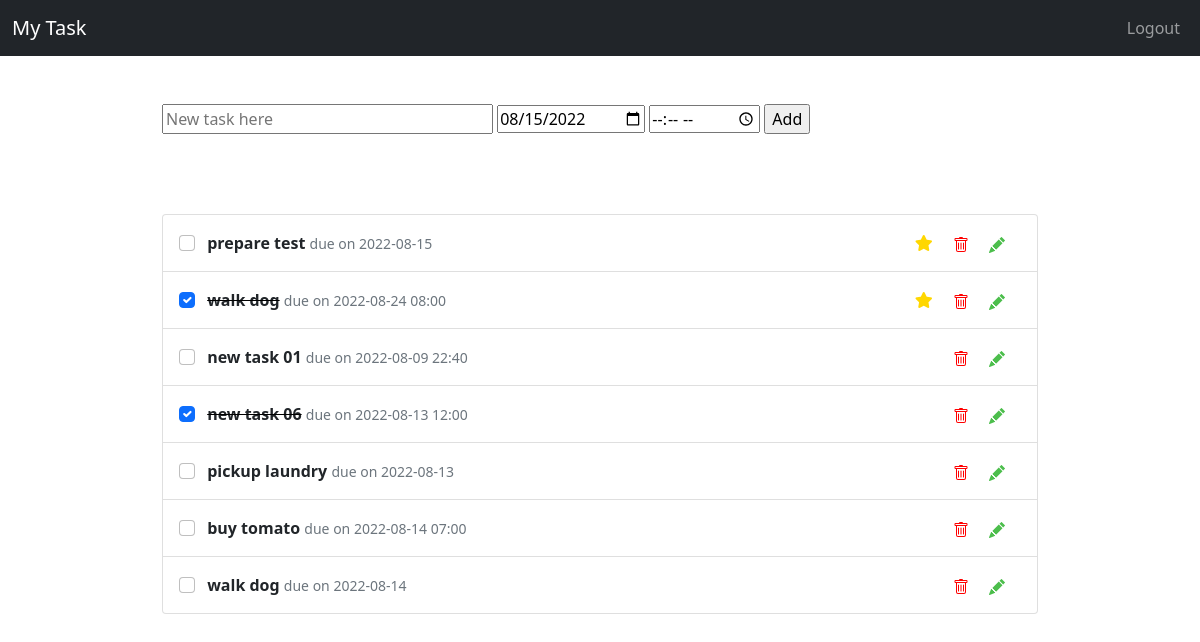
The page / (signed in) on the database its author committed.
### main.py (models this page shows)
class Todo(db.Model):
    __tablename__="todos"
    id = db.Column(db.Integer, primary_key=True)
    title = db.Column(db.String(100))
    complete = db.Column(db.Boolean, default=False)
    due_date = db.Column(db.Date)
    reminder = db.Column(db.Time)
    important = db.Column(db.Boolean, default=False)
    user = relationship("User", back_populates="todo_list")
    user_id = db.Column(db.Integer, db.ForeignKey("users.id"), nullable=False)

### main.py (the view, shortened to what this page needs)
@app.route('/', methods=["GET", "POST"])
def home():
    form = TodoListForm()
    if current_user.is_authenticated:
        todo_list = Todo.query.filter(and_(Todo.user_id == current_user.id, Todo.important == False)).order_by(Todo.due_date)
        todo_important = Todo.query.filter_by(user_id=current_user.id, important=True).order_by(Todo.due_date)
    else:
        flash("Please login or register to add/view your tasks.")
        todo_list=[]
        todo_important=[]
    return render_template("index.html", todo_list=todo_list, todo_important=todo_important, form=form)

### forms.py
class TodoListForm(FlaskForm):
    todo = StringField(validators=[DataRequired()], render_kw={"placeholder": "New task here"})
    due_date = DateField(label="Due Date", validators=[DataRequired()], format='%Y-%m-%d', default=datetime.now())
    end_time = TimeField(label="end time", validators=[Optional()], format='%H:%M')
    complete = BooleanField(default=False, validators=[Optional()])
    important = BooleanField(default=False, validators=[Optional()])
    btn_add = SubmitField()
    btn_edit = SubmitField(label="Submit", render_kw=({'class':'btn btn-outline-primary btn-sm'}))
    btn_cancel = SubmitField(label='Cancel', render_kw={'formnovalidate':True,
                                                'class':'btn btn-outline-secondary btn-sm'})

### main.py (called while the page is built)
@login_manager.user_loader
def load_user(user_id):
    return User.query.get(int(user_id))

### templates/index.html (shortened to what this page needs)
{% include "header.html" %}
{% import "bootstrap/wtf.html" as wtf %}
    <div class="container w-75">
        <div class="row">
            <div class="col">
                <form action="" method="post" novalidate class="add-item">
                    {{ form.todo(size=30) }}
                    {{ form.due_date }}
                    {{ form.end_time }}
                    {{ form.btn_add(value="Add")}}
                </form>
                <p class="flash-msg">
                </p>
                <div>
                    <ul class="list-group todo">
                        {% for important in todo_important %}
                        <li class="list-group-item py-3">
                            {% if important.complete == False %}
                              <input class="form-check-input me-2" type="checkbox" , aria-label="...">
                              <strong>{{ important.title }}</strong>
                            {% else %}
                              <input class="form-check-input me-2" type="checkbox" , aria-label="..." checked>
                              <s><strong>{{ important.title }}</strong></s>
                            {% endif %}
                            <small class="text-muted">
                               due on {{important.due_date}}
                               {% if important.reminder %}
                               {{important.reminder.strftime("%H:%M")}}
                               {% endif %}
                            </small>
                            <span class="float-end">
                              {% if important.important %}
                              <span class="d-inline-block" tabindex="0" data-bs-toggle="popover" data-bs-trigger="hover focus"
                              data-bs-content="Important" data-bs-placement="left">
                                <i class="fa-solid fa-star me-3 important-task"></i>
                              </span>
                              {% endif %}
                              <span class="d-inline-block" tabindex="0" data-bs-toggle="popover" data-bs-trigger="hover focus"
                              data-bs-content="Delete" data-bs-placement="left">
                              <svg xmlns="http://www.w3.org/2000/svg" width="16" height="16" fill="red"
                                  class="bi bi-trash me-3" id="{{important.id}}"
                                  data-bs-toggle="modal" data-bs-target="#deleteModal" viewBox="0 0 16 16">
                                  <path
                                      d="M5.5 5.5A.5.5 0 0 1 6 6v6a.5.5 0 0 1-1 0V6a.5.5 0 0 1 .5-.5zm2.5 0a.5.5 0 0 1 .5.5v6a.5.5 0 0 1-1 0V6a.5.5 0 0 1 .5-.5zm3 .5a.5.5 0 0 0-1 0v6a.5.5 0 0 0 1 0V6z" />
                                  <path fill-rule="evenodd"
                                      d="M14.5 3a1 1 0 0 1-1 1H13v9a2 2 0 0 1-2 2H5a2 2 0 0 1-2-2V4h-.5a1 1 0 0 1-1-1V2a1 1 0 0 1 1-1H6a1 1 0 0 1 1-1h2a1 1 0 0 1 1 1h3.5a1 1 0 0 1 1 1v1zM4.118 4 4 4.059V13a1 1 0 0 0 1 1h6a1 1 0 0 0 1-1V4.059L11.882 4H4.118zM2.5 3V2h11v1h-11z" />
                              </svg>
                              </span>
                              <span class="d-inline-block" tabindex="0" data-bs-toggle="popover" data-bs-trigger="hover focus"
                              data-bs-content="Edit" data-bs-placement="left">
                              <a href="{{url_for('edit', todo_id=important.id)}}">
                              </a>
                              </span>
                            </span>
                        </li>
                        {% endfor %}
                        {% for todo in todo_list %}
                        <li class="list-group-item py-3">
                            {% if todo.complete == False %}
                              <input class="form-check-input me-2" type="checkbox" , aria-label="...">
                              <strong>{{ todo.title }}</strong>
                            {% else %}
                              <input class="form-check-input me-2" type="checkbox" , aria-label="..." checked>
                              <s><strong>{{ todo.title }}</strong></s>
                            {% endif %}
                            <small class="text-muted">
                               due on {{todo.due_date}}
                               {% if todo.reminder %}
                               {{todo.reminder.strftime("%H:%M")}}
                               {% endif %}
                            </small>
                            <span class="float-end">
                              <span class="d-inline-block" tabindex="0" data-bs-toggle="popover" data-bs-trigger="hover focus"
                              data-bs-content="Delete" data-bs-placement="left">
                              <svg xmlns="http://www.w3.org/2000/svg" width="16" height="16" fill="red"
                                  class="bi bi-trash me-3" id="{{todo.id}}"
                                  data-bs-toggle="modal" data-bs-target="#deleteModal" viewBox="0 0 16 16">
                                  <path
                                      d="M5.5 5.5A.5.5 0 0 1 6 6v6a.5.5 0 0 1-1 0V6a.5.5 0 0 1 .5-.5zm2.5 0a.5.5 0 0 1 .5.5v6a.5.5 0 0 1-1 0V6a.5.5 0 0 1 .5-.5zm3 .5a.5.5 0 0 0-1 0v6a.5.5 0 0 0 1 0V6z" />
                                  <path fill-rule="evenodd"
                                      d="M14.5 3a1 1 0 0 1-1 1H13v9a2 2 0 0 1-2 2H5a2 2 0 0 1-2-2V4h-.5a1 1 0 0 1-1-1V2a1 1 0 0 1 1-1H6a1 1 0 0 1 1-1h2a1 1 0 0 1 1 1h3.5a1 1 0 0 1 1 1v1zM4.118 4 4 4.059V13a1 1 0 0 0 1 1h6a1 1 0 0 0 1-1V4.059L11.882 4H4.118zM2.5 3V2h11v1h-11z" />
                              </svg>
                              </span>
                              <span class="d-inline-block" tabindex="0" data-bs-toggle="popover" data-bs-trigger="hover focus"
                              data-bs-content="Edit" data-bs-placement="left">
                              <a href="{{url_for('edit', todo_id=todo.id)}}">
                              </a>
                              </span>
                            </span>
                        </li>
                        {% endfor %}
                    </ul>
                </div>
            </div>
        </div>
    </div>
</body>
</html>

### templates/header.html (shortened to what this page needs)
{% import "bootstrap/wtf.html" as wtf %}
<!DOCTYPE html>
<html lang="en">
<head>
    <link href="https://cdn.jsdelivr.net/npm/bootstrap@5.1.3/dist/css/bootstrap.min.css" rel="stylesheet"
>
    <link rel="stylesheet" href="../static/style.css">
</head>
<body>
    <nav class="navbar navbar-expand-lg navbar-dark bg-dark">
        <div class="container-fluid">
            <a class="navbar-brand" href="{{url_for('home')}}">My Task</a>
            <div class="collapse navbar-collapse" id="navbarNavAltMarkup">
                <div class="navbar-nav ms-auto">
                    {% if not current_user.is_authenticated: %}
                    <a class="nav-link" href="{{ url_for('register') }}">
                        <i class="fa-solid fa-right-to-bracket"></i> Register
                    </a>
                    <a class="nav-link" href="{{ url_for('login') }}">Login</a>
                    {% else: %}
                    <a class="nav-link" href="{{ url_for('logout') }}">Logout</a>
                    {% endif %}
                </div>
            </div>
        </div>
    </nav>

### static/style.css (style rules this page uses)
.todo { padding: 2rem 0 2rem 0; }
s { text-decoration-line: line-through; text-decoration-color: black; }
.flash-msg { color: chocolate; padding-top: 2em; }
.add-item { padding-top: 3em; }
.bi-trash { cursor: pointer; }
.important-task { color: gold; }

### rows shown on the page
Todo: title "prepare test", due_date "2022-08-15", important True (drawn)
Todo: title "walk dog", due_date "2022-08-24", reminder "08:00", important True (drawn)
Todo: title "new task 01", due_date "2022-08-09", reminder "22:40", {{ todo.id }} 16 (drawn)
Todo: title "new task 06", due_date "2022-08-13", reminder "12:00"
Todo: title "pickup laundry", due_date "2022-08-13"
Todo: title "buy tomato", due_date "2022-08-14", reminder "07:00"
Todo: title "walk dog", due_date "2022-08-14"
